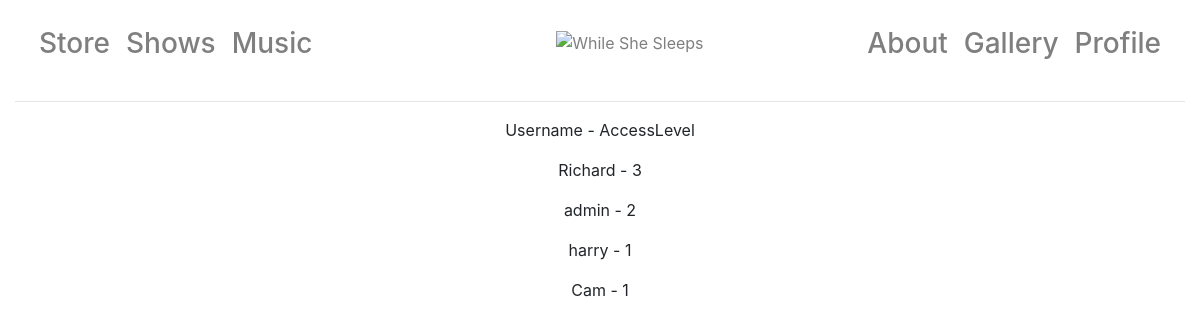
The app's page /owner/users (signed in), older data.
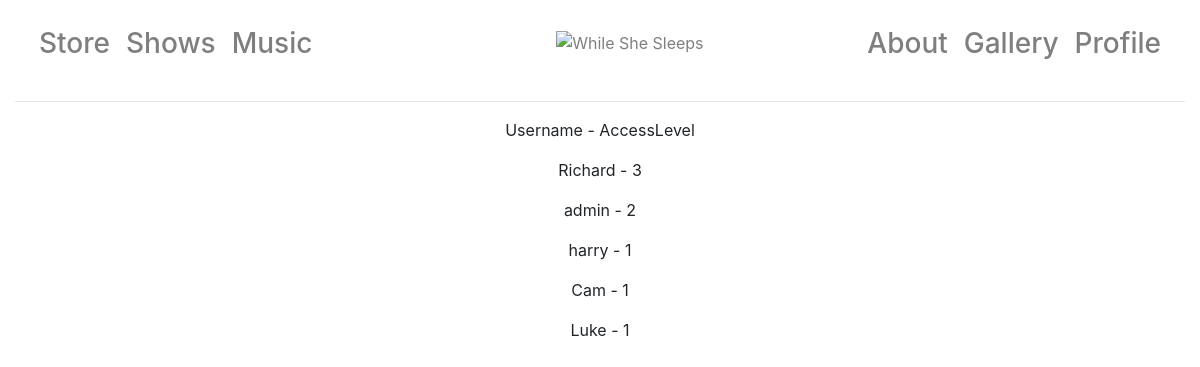
The same page, newer data.
### app/models.py (models this page shows, shortened)
class User(UserMixin, db.Model):
    id = db.Column(db.Integer, primary_key=True)
    username = db.Column(db.String(64), index=True, unique=True)
    email = db.Column(db.String(120), index=True, unique=True)
    password_hash = db.Column(db.String(128))
    name = db.Column(db.String(40), index = True)
    address1 = db.Column(db.String(40), index=True)
    address2 = db.Column(db.String(40), index=True)
    towncity = db.Column(db.String(40), index=True)
    postcode = db.Column(db.String(40), index=True)
    accesslevel = db.Column(db.Integer, index=True)

### app/routes.py (the view)
@app.route("/owner/users")
@login_required
def owner_users():
    for i in User.query.all():
        if i.username == current_user.username:
            if i.accesslevel == 3:
                return render_template("user/all_users.html", title="Owner-", user = User.query.all())
            else:
                return redirect(url_for("index"))

### app/models.py (called while the page is built)
@login.user_loader
def load_user(id):
    return User.query.get(int(id))

### app/templates/user/all_users.html
{% extends "layout.html" %}
{% block body %}
    <div class="text-center">
        <p>Username - AccessLevel</p>
    {% for i in user %}
        <p>{{ i.username }} - {{ i.accesslevel }}</p>
    {% endfor %}
    </div>
{% endblock %}

Row changes from the older to the newer data that the page shows:
added User: username "Luke", accesslevel "1"
